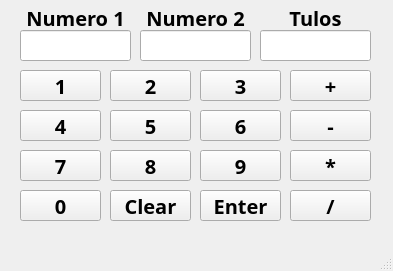
<?xml version="1.0" encoding="UTF-8"?>
<ui version="4.0">
 <class>MainWindow</class>
 <widget class="QMainWindow" name="MainWindow">
  <property name="geometry">
   <rect>
    <x>0</x>
    <y>0</y>
    <width>393</width>
    <height>271</height>
   </rect>
  </property>
  <property name="windowTitle">
   <string>Laskin</string>
  </property>
  <widget class="QWidget" name="centralwidget">
   <widget class="QLineEdit" name="num1_lineEdit">
    <property name="geometry">
     <rect>
      <x>20</x>
      <y>30</y>
      <width>111</width>
      <height>31</height>
     </rect>
    </property>
    <property name="font">
     <font>
      <family>Britannic</family>
      <pointsize>15</pointsize>
      <bold>true</bold>
     </font>
    </property>
    <property name="alignment">
     <set>Qt::AlignmentFlag::AlignCenter</set>
    </property>
    <property name="clearButtonEnabled">
     <bool>false</bool>
    </property>
   </widget>
   <widget class="QLineEdit" name="num2_lineEdit">
    <property name="geometry">
     <rect>
      <x>140</x>
      <y>30</y>
      <width>111</width>
      <height>31</height>
     </rect>
    </property>
    <property name="font">
     <font>
      <family>Britannic</family>
      <pointsize>15</pointsize>
      <bold>true</bold>
     </font>
    </property>
    <property name="alignment">
     <set>Qt::AlignmentFlag::AlignCenter</set>
    </property>
   </widget>
   <widget class="QLineEdit" name="tulos_lineEdit">
    <property name="geometry">
     <rect>
      <x>260</x>
      <y>30</y>
      <width>111</width>
      <height>31</height>
     </rect>
    </property>
    <property name="font">
     <font>
      <family>Britannic</family>
      <pointsize>15</pointsize>
      <bold>true</bold>
     </font>
    </property>
    <property name="alignment">
     <set>Qt::AlignmentFlag::AlignCenter</set>
    </property>
   </widget>
   <widget class="QPushButton" name="plussa_pushButton">
    <property name="geometry">
     <rect>
      <x>290</x>
      <y>70</y>
      <width>81</width>
      <height>31</height>
     </rect>
    </property>
    <property name="font">
     <font>
      <family>Arial Rounded MT</family>
      <pointsize>15</pointsize>
      <bold>true</bold>
     </font>
    </property>
    <property name="text">
     <string>+</string>
    </property>
   </widget>
   <widget class="QPushButton" name="miinus_pushButton">
    <property name="geometry">
     <rect>
      <x>290</x>
      <y>110</y>
      <width>81</width>
      <height>31</height>
     </rect>
    </property>
    <property name="font">
     <font>
      <family>Arial Rounded MT</family>
      <pointsize>15</pointsize>
      <bold>true</bold>
     </font>
    </property>
    <property name="text">
     <string>-</string>
    </property>
   </widget>
   <widget class="QPushButton" name="ykkonen_pushButton">
    <property name="geometry">
     <rect>
      <x>20</x>
      <y>70</y>
      <width>81</width>
      <height>31</height>
     </rect>
    </property>
    <property name="font">
     <font>
      <family>Britannic</family>
      <pointsize>15</pointsize>
      <bold>true</bold>
     </font>
    </property>
    <property name="text">
     <string>1</string>
    </property>
   </widget>
   <widget class="QPushButton" name="kakkonen_pushButton">
    <property name="geometry">
     <rect>
      <x>110</x>
      <y>70</y>
      <width>81</width>
      <height>31</height>
     </rect>
    </property>
    <property name="font">
     <font>
      <family>Britannic</family>
      <pointsize>15</pointsize>
      <bold>true</bold>
     </font>
    </property>
    <property name="text">
     <string>2</string>
    </property>
   </widget>
   <widget class="QPushButton" name="kolomonen_pushButton">
    <property name="geometry">
     <rect>
      <x>200</x>
      <y>70</y>
      <width>81</width>
      <height>31</height>
     </rect>
    </property>
    <property name="font">
     <font>
      <family>Britannic</family>
      <pointsize>15</pointsize>
      <bold>true</bold>
     </font>
    </property>
    <property name="text">
     <string>3</string>
    </property>
   </widget>
   <widget class="QPushButton" name="enter_pushButton">
    <property name="geometry">
     <rect>
      <x>200</x>
      <y>190</y>
      <width>81</width>
      <height>31</height>
     </rect>
    </property>
    <property name="font">
     <font>
      <family>Britannic</family>
      <pointsize>15</pointsize>
      <bold>true</bold>
     </font>
    </property>
    <property name="text">
     <string>Enter</string>
    </property>
   </widget>
   <widget class="QPushButton" name="clear_pushButton">
    <property name="geometry">
     <rect>
      <x>110</x>
      <y>190</y>
      <width>81</width>
      <height>31</height>
     </rect>
    </property>
    <property name="font">
     <font>
      <family>Britannic</family>
      <pointsize>15</pointsize>
      <bold>true</bold>
     </font>
    </property>
    <property name="text">
     <string>Clear</string>
    </property>
   </widget>
   <widget class="QPushButton" name="nelonen_pushButton">
    <property name="geometry">
     <rect>
      <x>20</x>
      <y>110</y>
      <width>81</width>
      <height>31</height>
     </rect>
    </property>
    <property name="font">
     <font>
      <family>Britannic</family>
      <pointsize>15</pointsize>
      <bold>true</bold>
     </font>
    </property>
    <property name="text">
     <string>4</string>
    </property>
   </widget>
   <widget class="QPushButton" name="vitonen_pushButton">
    <property name="geometry">
     <rect>
      <x>110</x>
      <y>110</y>
      <width>81</width>
      <height>31</height>
     </rect>
    </property>
    <property name="font">
     <font>
      <family>Britannic</family>
      <pointsize>15</pointsize>
      <bold>true</bold>
     </font>
    </property>
    <property name="text">
     <string>5</string>
    </property>
   </widget>
   <widget class="QPushButton" name="kutonen_pushButton">
    <property name="geometry">
     <rect>
      <x>200</x>
      <y>110</y>
      <width>81</width>
      <height>31</height>
     </rect>
    </property>
    <property name="font">
     <font>
      <family>Britannic</family>
      <pointsize>15</pointsize>
      <bold>true</bold>
     </font>
    </property>
    <property name="text">
     <string>6</string>
    </property>
   </widget>
   <widget class="QPushButton" name="seiska_pushButton">
    <property name="geometry">
     <rect>
      <x>20</x>
      <y>150</y>
      <width>81</width>
      <height>31</height>
     </rect>
    </property>
    <property name="font">
     <font>
      <family>Britannic</family>
      <pointsize>15</pointsize>
      <bold>true</bold>
     </font>
    </property>
    <property name="text">
     <string>7</string>
    </property>
   </widget>
   <widget class="QPushButton" name="kasi_pushButton">
    <property name="geometry">
     <rect>
      <x>110</x>
      <y>150</y>
      <width>81</width>
      <height>31</height>
     </rect>
    </property>
    <property name="font">
     <font>
      <family>Britannic</family>
      <pointsize>15</pointsize>
      <bold>true</bold>
     </font>
    </property>
    <property name="text">
     <string>8</string>
    </property>
   </widget>
   <widget class="QPushButton" name="ysi_pushButton">
    <property name="geometry">
     <rect>
      <x>200</x>
      <y>150</y>
      <width>81</width>
      <height>31</height>
     </rect>
    </property>
    <property name="font">
     <font>
      <family>Britannic</family>
      <pointsize>15</pointsize>
      <bold>true</bold>
     </font>
    </property>
    <property name="text">
     <string>9</string>
    </property>
   </widget>
   <widget class="QPushButton" name="kerto_pushButton">
    <property name="geometry">
     <rect>
      <x>290</x>
      <y>150</y>
      <width>81</width>
      <height>31</height>
     </rect>
    </property>
    <property name="font">
     <font>
      <family>Arial Rounded MT</family>
      <pointsize>15</pointsize>
      <bold>true</bold>
      <strikeout>false</strikeout>
     </font>
    </property>
    <property name="text">
     <string>*</string>
    </property>
   </widget>
   <widget class="QPushButton" name="jako_pushButton">
    <property name="geometry">
     <rect>
      <x>290</x>
      <y>190</y>
      <width>81</width>
      <height>31</height>
     </rect>
    </property>
    <property name="font">
     <font>
      <family>Arial Rounded MT</family>
      <pointsize>15</pointsize>
      <bold>true</bold>
     </font>
    </property>
    <property name="text">
     <string>/</string>
    </property>
   </widget>
   <widget class="QPushButton" name="nolla_pushButton">
    <property name="geometry">
     <rect>
      <x>20</x>
      <y>190</y>
      <width>81</width>
      <height>31</height>
     </rect>
    </property>
    <property name="font">
     <font>
      <family>Britannic</family>
      <pointsize>15</pointsize>
      <bold>true</bold>
     </font>
    </property>
    <property name="text">
     <string>0</string>
    </property>
   </widget>
   <widget class="QLabel" name="numeron1_label">
    <property name="geometry">
     <rect>
      <x>20</x>
      <y>10</y>
      <width>111</width>
      <height>16</height>
     </rect>
    </property>
    <property name="font">
     <font>
      <family>Britannic</family>
      <pointsize>15</pointsize>
      <bold>true</bold>
     </font>
    </property>
    <property name="text">
     <string>Numero 1</string>
    </property>
    <property name="alignment">
     <set>Qt::AlignmentFlag::AlignCenter</set>
    </property>
   </widget>
   <widget class="QLabel" name="numeron2_label">
    <property name="geometry">
     <rect>
      <x>140</x>
      <y>10</y>
      <width>111</width>
      <height>16</height>
     </rect>
    </property>
    <property name="font">
     <font>
      <family>Britannic</family>
      <pointsize>15</pointsize>
      <bold>true</bold>
     </font>
    </property>
    <property name="text">
     <string>Numero 2</string>
    </property>
    <property name="alignment">
     <set>Qt::AlignmentFlag::AlignCenter</set>
    </property>
   </widget>
   <widget class="QLabel" name="tulos_label">
    <property name="geometry">
     <rect>
      <x>260</x>
      <y>10</y>
      <width>111</width>
      <height>16</height>
     </rect>
    </property>
    <property name="font">
     <font>
      <family>Britannic</family>
      <pointsize>15</pointsize>
      <bold>true</bold>
     </font>
    </property>
    <property name="text">
     <string>Tulos</string>
    </property>
    <property name="alignment">
     <set>Qt::AlignmentFlag::AlignCenter</set>
    </property>
   </widget>
  </widget>
  <widget class="QMenuBar" name="menubar">
   <property name="geometry">
    <rect>
     <x>0</x>
     <y>0</y>
     <width>393</width>
     <height>21</height>
    </rect>
   </property>
  </widget>
  <widget class="QStatusBar" name="statusbar"/>
 </widget>
 <resources/>
 <connections/>
</ui>
